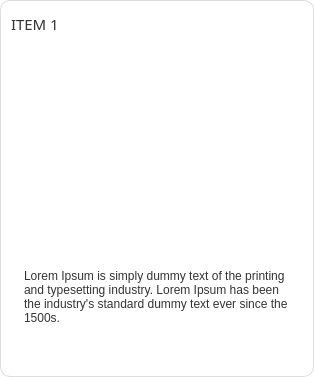
<?xml version="1.0" encoding="UTF-8"?>
<ui version="4.0">
 <class>CardQuiz</class>
 <widget class="QWidget" name="CardQuiz">
  <property name="geometry">
   <rect>
    <x>0</x>
    <y>0</y>
    <width>314</width>
    <height>377</height>
   </rect>
  </property>
  <property name="windowTitle">
   <string>Form</string>
  </property>
  <property name="styleSheet">
   <string notr="true">background: transparent;</string>
  </property>
  <layout class="QHBoxLayout" name="horizontalLayout">
   <property name="leftMargin">
    <number>0</number>
   </property>
   <property name="topMargin">
    <number>0</number>
   </property>
   <property name="rightMargin">
    <number>0</number>
   </property>
   <property name="bottomMargin">
    <number>0</number>
   </property>
   <item>
    <widget class="QFrame" name="Card">
     <property name="styleSheet">
      <string notr="true">#Card {
	font: 15pt &quot;Inter&quot;;
	background-color: #FFF;
	color: rgb(54, 37, 26);
	border-radius: 10px;
	border: 1px solid #ddd;
}
/*
#Card:hover {
	border: 3px solid #3498db;
	background-color: #f7fbfe;
}
#Card[selected=&quot;true&quot;] {
	background-color: #e1f5fe;
	border: 2px solid #3498db;
}
*/
QLabel {
	color: #333;
}</string>
     </property>
     <property name="frameShape">
      <enum>QFrame::StyledPanel</enum>
     </property>
     <property name="frameShadow">
      <enum>QFrame::Raised</enum>
     </property>
     <layout class="QHBoxLayout" name="horizontalLayout_2">
      <item>
       <widget class="QFrame" name="frame_2">
        <property name="frameShape">
         <enum>QFrame::StyledPanel</enum>
        </property>
        <property name="frameShadow">
         <enum>QFrame::Raised</enum>
        </property>
        <layout class="QVBoxLayout" name="verticalLayout_2">
         <property name="leftMargin">
          <number>0</number>
         </property>
         <property name="topMargin">
          <number>0</number>
         </property>
         <property name="rightMargin">
          <number>0</number>
         </property>
         <property name="bottomMargin">
          <number>0</number>
         </property>
         <item>
          <widget class="QLabel" name="label_itemno">
           <property name="maximumSize">
            <size>
             <width>16777215</width>
             <height>25</height>
            </size>
           </property>
           <property name="font">
            <font>
             <family>Kissy Hugs</family>
             <pointsize>11</pointsize>
             <weight>50</weight>
             <italic>false</italic>
             <bold>false</bold>
            </font>
           </property>
           <property name="styleSheet">
            <string notr="true">font: 11pt &quot;Kissy Hugs&quot;; border-radius: 0px;</string>
           </property>
           <property name="text">
            <string>ITEM 1</string>
           </property>
          </widget>
         </item>
         <item>
          <widget class="QWidget" name="widget" native="true">
           <layout class="QHBoxLayout" name="horizontalLayout_3">
            <item>
             <spacer name="horizontalSpacer">
              <property name="orientation">
               <enum>Qt::Horizontal</enum>
              </property>
              <property name="sizeHint" stdset="0">
               <size>
                <width>40</width>
                <height>20</height>
               </size>
              </property>
             </spacer>
            </item>
            <item>
             <widget class="QLabel" name="label_q_image">
              <property name="minimumSize">
               <size>
                <width>200</width>
                <height>200</height>
               </size>
              </property>
              <property name="maximumSize">
               <size>
                <width>200</width>
                <height>200</height>
               </size>
              </property>
              <property name="styleSheet">
               <string notr="true">border-image: url(:/Images/Images/no-image2.png);</string>
              </property>
              <property name="text">
               <string/>
              </property>
              <property name="scaledContents">
               <bool>true</bool>
              </property>
             </widget>
            </item>
            <item>
             <spacer name="horizontalSpacer_2">
              <property name="orientation">
               <enum>Qt::Horizontal</enum>
              </property>
              <property name="sizeHint" stdset="0">
               <size>
                <width>40</width>
                <height>20</height>
               </size>
              </property>
             </spacer>
            </item>
           </layout>
          </widget>
         </item>
         <item>
          <widget class="QLabel" name="label_question">
           <property name="styleSheet">
            <string notr="true">padding: 0px 10px 0px; font: 11pt &quot;Inter&quot;;</string>
           </property>
           <property name="text">
            <string>Lorem Ipsum is simply dummy text of the printing and typesetting industry. Lorem Ipsum has been the industry's standard dummy text ever since the 1500s.</string>
           </property>
           <property name="alignment">
            <set>Qt::AlignLeading|Qt::AlignLeft|Qt::AlignTop</set>
           </property>
           <property name="wordWrap">
            <bool>true</bool>
           </property>
          </widget>
         </item>
        </layout>
       </widget>
      </item>
     </layout>
    </widget>
   </item>
  </layout>
 </widget>
 <resources>
  <include location="../resources.qrc"/>
 </resources>
 <connections/>
</ui>
